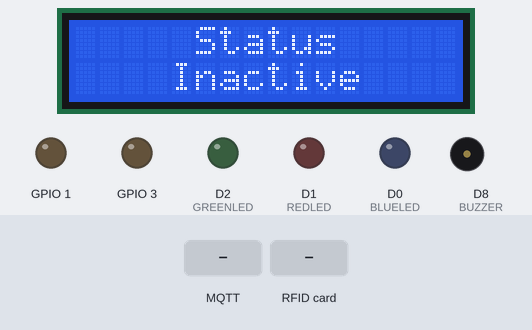
Bench run of a sketch on a simulated ESP8266 (NodeMCU). Shown: 16×2 character LCD, output pins drawn as LEDs (lit = HIGH), buzzer (waves = sounding, pin HIGH). Inputs (shaded band) come from the test bench. WiFi joins after 1.5 s; servers stay silent unless stated; no MQTT or app messages arrive unless stated.

Above: at 3.4 s.
3.5 s: MQTT message "S" arrives on the first subscribed topic
At 5.3 s:
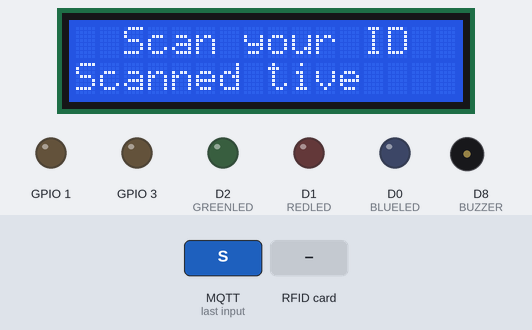
6.5 s: MQTT message "E" arrives on the first subscribed topic
At 8.3 s:
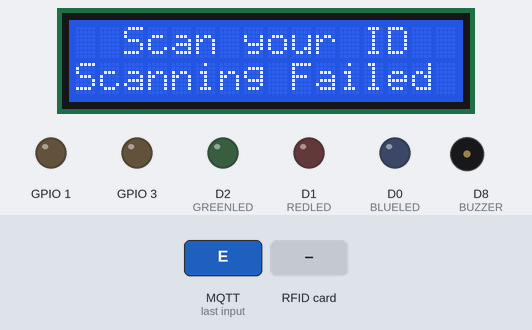
9.5 s: MQTT message "1" arrives on the first subscribed topic
At 11.2 s:
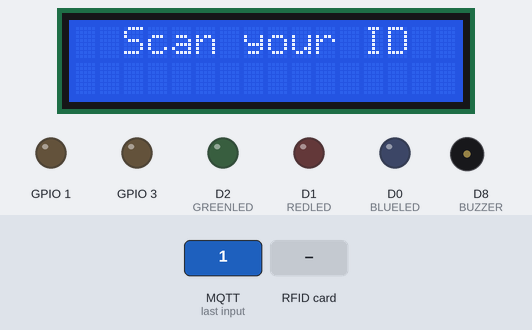
12.0 s: RFID card 5E 7A 19 C4 held to the reader
At 14.0 s:
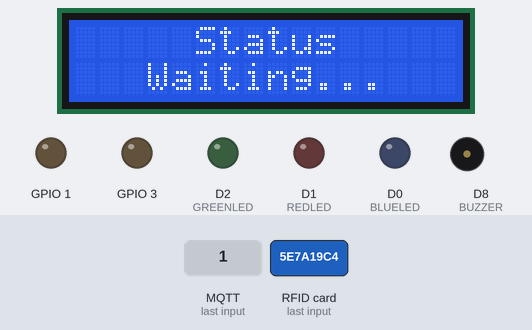
14.6 s: MQTT message "A" arrives on the first subscribed topic
At 16.4 s:
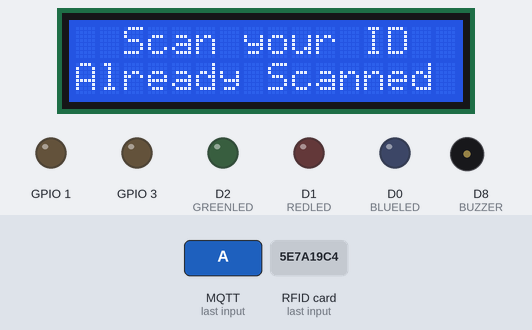
17.6 s: MQTT message "S" arrives on the first subscribed topic
At 19.4 s:
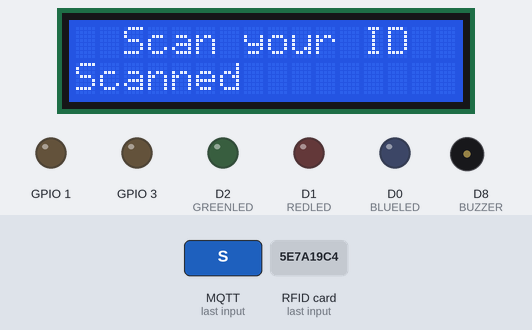
Timing chart, 0 to 20.9 s (numbered marks = the images above; inputs shaded):
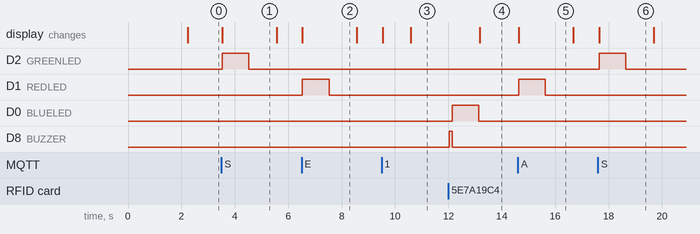

The sketch:

attendance_station.ino
```cpp
#include <SPI.h>
#include <MFRC522.h>
#include <LiquidCrystal_I2C.h>
#include <PubSubClient.h>
#include <ESP8266WiFi.h>

void setUpPinsAndLCD();
void reconnect();
void notifyProcessing();
void notifySuccess();
void notifyError();
void scanCards();
void lcdDisplay(String topRow, String bottomRow);
void mqttMessage(char* topic, byte* payload, unsigned int length);

#define BLUELED         D0
#define REDLED          D1
#define GREENLED        D2
#define BUZZER          D8
#define RFIDRESET       D3
#define RFIDSS          D4
#define LCDCLOCK        3
#define LCDDATA         1
#define MQTTIP          "*.*.*.*"
#define WIFINAME        "*******"
#define WIFIPASS        "*******"
#define PORT            1883

String clientName = "ESP8266-Attendance";
String idCard = "";
boolean systemActive = false;
boolean continueScanning = true;

WiFiClient wifiClient;
MFRC522 mfrc522(RFIDSS, RFIDRESET);
LiquidCrystal_I2C lcd(0x27, 16, 2);
PubSubClient client(MQTTIP, PORT, mqttMessage, wifiClient);

void setup() {
  setUpPinsAndLCD();
  SPI.begin();
  mfrc522.PCD_Init();
  WiFi.mode(WIFI_STA);
  WiFi.begin(WIFINAME, WIFIPASS);
  reconnect();
  delay(500);
}

void loop() {
  if (!client.connected() && WiFi.status() == 3) {
    reconnect();
  }
  client.loop();
  delay(10);
  scanCards();
}

void scanCards(){
  if (systemActive && continueScanning){
    idCard = "";
    lcdDisplay("  Scan your ID  ", "                ");
    if ( mfrc522.PICC_IsNewCardPresent()){
      if ( mfrc522.PICC_ReadCardSerial()){
        for (byte i = 0; i < mfrc522.uid.size; i++) {
          idCard += String(mfrc522.uid.uidByte[i], HEX);
        }
        client.publish("ATTENDANCE", idCard.c_str());
        notifyProcessing();
        mfrc522.PICC_HaltA();
        continueScanning = false;
      }
    }
  } else if (systemActive && !continueScanning) {
    lcdDisplay("     Status     ", "   Waiting...   ");
  } else{
    lcdDisplay("     Status     ", "    Inactive    ");
  }
}

void notifyProcessing(){
  digitalWrite(BUZZER, HIGH);
  delay(100);
  digitalWrite(BLUELED, HIGH);
  digitalWrite(BUZZER, LOW);
  delay(1000);
  digitalWrite(BLUELED, LOW);
}

void notifySuccess(){
  digitalWrite(GREENLED, HIGH);
  delay(1000);
  digitalWrite(GREENLED, LOW);
}

void notifyError(){
  digitalWrite(REDLED, HIGH);
  delay(1000);
  digitalWrite(REDLED, LOW);
}

void setUpPinsAndLCD(){
  pinMode(BLUELED, OUTPUT);
  digitalWrite(BLUELED, LOW);
  pinMode(REDLED, OUTPUT);
  digitalWrite(REDLED, LOW);
  pinMode(GREENLED, OUTPUT);
  digitalWrite(GREENLED, LOW);
  pinMode(BUZZER, OUTPUT);
  digitalWrite(BUZZER, LOW);
  pinMode(3, FUNCTION_3);
  pinMode(3, OUTPUT);
  pinMode(1, FUNCTION_3);
  pinMode(1, OUTPUT);
  lcd.begin(LCDDATA, LCDCLOCK);
  lcd.backlight();
  lcd.clear();
}

void lcdDisplay(String topRow, String bottomRow){
  lcd.setCursor(0, 0);
  lcd.print(topRow);
  lcd.setCursor(0, 1);
  lcd.print(bottomRow);
}

void mqttMessage(char* topic, byte* payload, unsigned int length) {
  if (payload[0] == 'S'){
      lcdDisplay("  Scan your ID  ", "Scanned " + idCard);
      notifySuccess();
  } else if (payload[0] == 'E'){
      lcdDisplay("  Scan your ID  ", "Scanning Failed");
      notifyError();
  } else if (payload[0] == 'A'){
      lcdDisplay("  Scan your ID  ", "Already Scanned");
      notifyError();
  } else if (payload[0] == '1'){
      systemActive = true;
      lcdDisplay("     Status     ", "     Active     ");
  } else if (payload[0] == '0'){
      systemActive = false;
  }
  continueScanning = true;
  delay(1000);
}

void reconnect() {
  if (WiFi.status() != WL_CONNECTED) {
    lcdDisplay("  Establishing  ", "WIFI  Connection");
    while (WiFi.status() != WL_CONNECTED) {
      delay(500);
    }
  }
  if (WiFi.status() == WL_CONNECTED) {
    while (!client.connected()) {
      if (client.connect((char*) clientName.c_str())) {
        client.subscribe("STATION");
        client.publish("ATTENDANCE", "1");
      } else {
        delay(500);
      }
    }
  }
}
```

Measured:
- after the input at 3.5 s, D2 (GREENLED): LOW → HIGH at once, → LOW 1.0 s later; the display: changes at once (image 1)
- after the input at 6.5 s, D1 (REDLED): LOW → HIGH at once, → LOW 1.0 s later; the display: changes at once (image 2)
- after the input at 9.5 s, the display: first changes at once (image 3 shows a later state)
- after the input at 12.0 s, D0 (BLUELED): LOW → HIGH after 0.14 s, → LOW 1.0 s later; D8 (BUZZER): LOW → HIGH at once, → LOW 0.10 s later; the display: changes after 1.2 s (image 4)
- after the input at 14.6 s, D1 (REDLED): LOW → HIGH at once, → LOW 1.0 s later; the display: changes at once (image 5)
- after the input at 17.6 s, D2 (GREENLED): LOW → HIGH at once, → LOW 1.0 s later; the display: changes at once (image 6)
- what the display in image 1 shows lasts 2.1 s, from 3.5 s to 5.6 s
